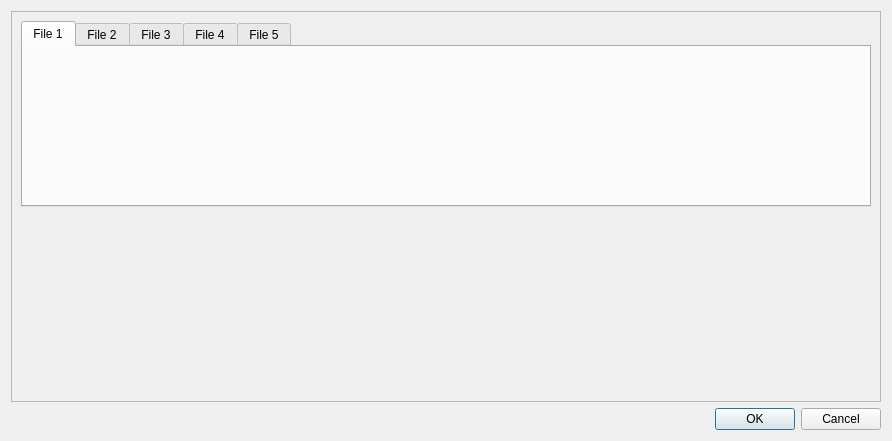
<?xml version="1.0" encoding="UTF-8"?>
<ui version="4.0">
 <class>Dialog</class>
 <widget class="QDialog" name="Dialog">
  <property name="geometry">
   <rect>
    <x>0</x>
    <y>0</y>
    <width>892</width>
    <height>441</height>
   </rect>
  </property>
  <property name="windowTitle">
   <string>File</string>
  </property>
  <layout class="QGridLayout" name="gridLayout_5">
   <item row="0" column="0">
    <widget class="QScrollArea" name="scrollArea">
     <property name="minimumSize">
      <size>
       <width>0</width>
       <height>0</height>
      </size>
     </property>
     <property name="widgetResizable">
      <bool>true</bool>
     </property>
     <widget class="QWidget" name="scrollAreaWidgetContents">
      <property name="geometry">
       <rect>
        <x>0</x>
        <y>0</y>
        <width>872</width>
        <height>388</height>
       </rect>
      </property>
      <layout class="QGridLayout" name="gridLayout_4">
       <item row="0" column="0">
        <widget class="QTabWidget" name="tabWidget">
         <property name="currentIndex">
          <number>0</number>
         </property>
         <widget class="QWidget" name="tab_1">
          <attribute name="title">
           <string>File 1</string>
          </attribute>
          <layout class="QHBoxLayout" name="horizontalLayout">
           <item>
            <widget class="FileView" name="file_widget_1" native="true"/>
           </item>
          </layout>
         </widget>
         <widget class="QWidget" name="tab_2">
          <attribute name="title">
           <string>File 2</string>
          </attribute>
          <layout class="QHBoxLayout" name="horizontalLayout_2">
           <item>
            <widget class="FileView" name="file_widget_2" native="true"/>
           </item>
          </layout>
         </widget>
         <widget class="QWidget" name="tab_3">
          <attribute name="title">
           <string>File 3</string>
          </attribute>
          <layout class="QHBoxLayout" name="horizontalLayout_3">
           <item>
            <widget class="FileView" name="file_widget_3" native="true"/>
           </item>
          </layout>
         </widget>
         <widget class="QWidget" name="tab_4">
          <attribute name="title">
           <string>File 4</string>
          </attribute>
          <layout class="QHBoxLayout" name="horizontalLayout_4">
           <item>
            <widget class="FileView" name="file_widget_4" native="true"/>
           </item>
          </layout>
         </widget>
         <widget class="QWidget" name="tab_5">
          <attribute name="title">
           <string>File 5</string>
          </attribute>
          <layout class="QHBoxLayout" name="horizontalLayout_5">
           <item>
            <widget class="FileView" name="file_widget_5" native="true"/>
           </item>
          </layout>
         </widget>
        </widget>
       </item>
       <item row="1" column="0">
        <spacer name="verticalSpacer_2">
         <property name="orientation">
          <enum>Qt::Vertical</enum>
         </property>
         <property name="sizeHint" stdset="0">
          <size>
           <width>20</width>
           <height>40</height>
          </size>
         </property>
        </spacer>
       </item>
      </layout>
     </widget>
    </widget>
   </item>
   <item row="1" column="0">
    <widget class="QDialogButtonBox" name="buttonBox">
     <property name="orientation">
      <enum>Qt::Horizontal</enum>
     </property>
     <property name="standardButtons">
      <set>QDialogButtonBox::Cancel|QDialogButtonBox::Ok</set>
     </property>
    </widget>
   </item>
  </layout>
 </widget>
 <customwidgets>
  <customwidget>
   <class>FileView</class>
   <extends>QWidget</extends>
   <header>path_to_path.read_file_dialog.file_view</header>
   <container>1</container>
  </customwidget>
 </customwidgets>
 <resources/>
 <connections>
  <connection>
   <sender>buttonBox</sender>
   <signal>accepted()</signal>
   <receiver>Dialog</receiver>
   <slot>accept()</slot>
   <hints>
    <hint type="sourcelabel">
     <x>248</x>
     <y>254</y>
    </hint>
    <hint type="destinationlabel">
     <x>157</x>
     <y>274</y>
    </hint>
   </hints>
  </connection>
  <connection>
   <sender>buttonBox</sender>
   <signal>rejected()</signal>
   <receiver>Dialog</receiver>
   <slot>reject()</slot>
   <hints>
    <hint type="sourcelabel">
     <x>316</x>
     <y>260</y>
    </hint>
    <hint type="destinationlabel">
     <x>286</x>
     <y>274</y>
    </hint>
   </hints>
  </connection>
 </connections>
</ui>
